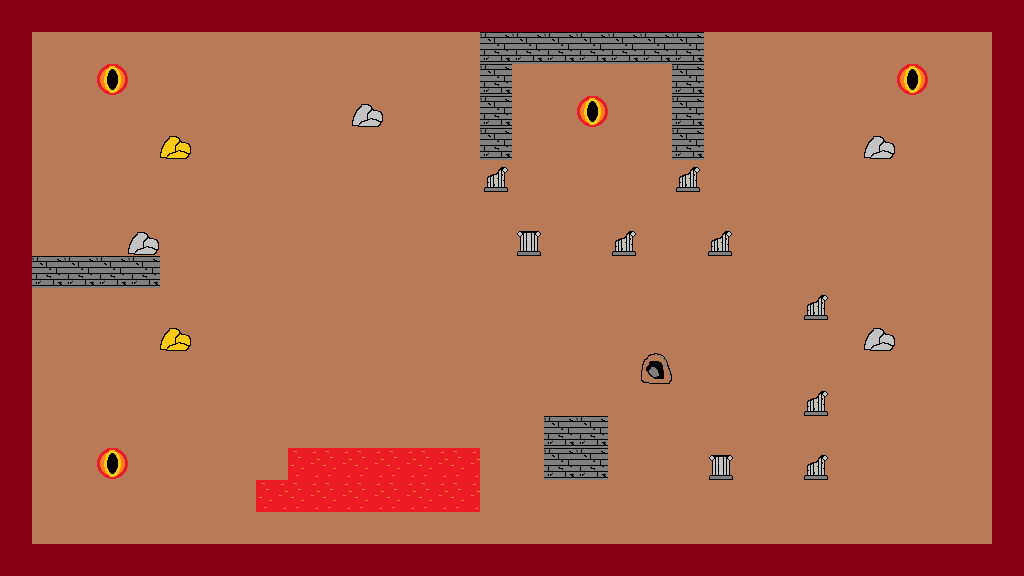

This is a level from a 2D game, rendered from its Tiled map with the project's own tilesets. A one-line summary and the map file follow, with tile-layer data summarised:
An orthogonal 32x18 tile map with 32x32 px tiles, 2 tile layers (Ground, Decoration) and 150 objects (117x WALL, 13x LAVA, 9x COLUMN, 6x GOLD, 4x PORTAL, ...).

<map version="1.0" orientation="orthogonal" renderorder="right-down" width="32" height="18" tilewidth="32" tileheight="32" nextobjectid="1674">
 <tileset firstgid="1" name="wildtileset" tilewidth="32" tileheight="32" tilecount="24" columns="12">
  <image source="wildtileset.png" width="384" height="64" />
 </tileset>
 <layer name="Ground" width="32" height="18">
  <data>[576 cells, 576 non-empty, 1 distinct tile ids]</data>
 </layer>
 <layer name="Decoration" width="32" height="18">
  <data>[576 cells, 150 non-empty, 9 distinct tile ids]</data>
 </layer>
 <objectgroup name="Collision">
  <object id="1500" name="wilderness_east;400;300" type="DOOR" x="639" y="352" width="33" height="32" />
  <object id="1525" name="Gold" type="GOLD" x="160.333" y="128.333" width="31" height="31.3333">
   <properties>
    <property name="isImmobile" type="bool" value="false" />
   </properties>
  </object>
  <object id="1526" name="Gold" type="GOLD" x="160.333" y="320.333" width="31" height="31.3333">
   <properties>
    <property name="isImmobile" type="bool" value="false" />
   </properties>
  </object>
  <object id="1527" name="Portal" type="PORTAL" x="95.667" y="63.667" width="32.6667" height="32">
   <properties>
    <property name="isImmobile" type="bool" value="true" />
   </properties>
  </object>
  <object id="1528" name="Portal" type="PORTAL" x="895.667" y="63.667" width="32.6667" height="32">
   <properties>
    <property name="isImmobile" type="bool" value="true" />
   </properties>
  </object>
  <object id="1529" name="Portal" type="PORTAL" x="575.667" y="95.667" width="32.6667" height="32">
   <properties>
    <property name="isImmobile" type="bool" value="true" />
   </properties>
  </object>
  <object id="1530" name="Portal" type="PORTAL" x="95.667" y="447.667" width="32.6667" height="32">
   <properties>
    <property name="isImmobile" type="bool" value="true" />
   </properties>
  </object>
  <object id="1531" name="Lava" type="LAVA" x="287.5" y="448" width="32" height="32" />
  <object id="1532" name="Lava" type="LAVA" x="319.5" y="448" width="32" height="32" />
  <object id="1533" name="Lava" type="LAVA" x="351.5" y="448" width="32" height="32" />
  <object id="1534" name="Lava" type="LAVA" x="383.5" y="448" width="32" height="32" />
  <object id="1535" name="Lava" type="LAVA" x="415.5" y="448" width="32" height="32" />
  <object id="1536" name="Lava" type="LAVA" x="447.5" y="448" width="32" height="32" />
  <object id="1537" name="Lava" type="LAVA" x="255.5" y="480" width="32" height="32" />
  <object id="1538" name="Lava" type="LAVA" x="287.5" y="480" width="32" height="32" />
  <object id="1539" name="Lava" type="LAVA" x="319.5" y="480" width="32" height="32" />
  <object id="1540" name="Lava" type="LAVA" x="351.5" y="480" width="32" height="32" />
  <object id="1541" name="Lava" type="LAVA" x="383.5" y="480" width="32" height="32" />
  <object id="1542" name="Lava" type="LAVA" x="415.5" y="480" width="32" height="32" />
  <object id="1543" name="Lava" type="LAVA" x="447.5" y="480" width="32" height="32" />
  <object id="1544" name="column" type="COLUMN" x="512" y="224" width="32" height="31" />
  <object id="1545" name="column" type="COLUMN" x="704" y="448" width="32" height="31" />
  <object id="1546" name="Wall" type="WALL" x="481" y="31" width="32" height="31" />
  <object id="1547" name="Wall" type="WALL" x="513" y="31" width="32" height="31" />
  <object id="1548" name="Wall" type="WALL" x="545" y="31" width="32" height="31" />
  <object id="1549" name="Wall" type="WALL" x="577" y="31" width="32" height="31" />
  <object id="1550" name="Wall" type="WALL" x="609" y="31" width="32" height="31" />
  <object id="1551" name="Wall" type="WALL" x="641" y="31" width="32" height="31" />
  <object id="1552" name="Wall" type="WALL" x="673" y="31" width="32" height="31" />
  <object id="1553" name="Wall" type="WALL" x="481" y="63" width="32" height="31" />
  <object id="1554" name="Wall" type="WALL" x="673" y="63" width="32" height="31" />
  <object id="1555" name="Wall" type="WALL" x="481" y="95" width="32" height="31" />
  <object id="1556" name="Wall" type="WALL" x="673" y="95" width="32" height="31" />
  <object id="1557" name="Wall" type="WALL" x="481" y="127" width="32" height="31" />
  <object id="1558" name="Wall" type="WALL" x="673" y="127" width="32" height="31" />
  <object id="1559" name="Wall" type="WALL" x="33" y="255" width="32" height="31" />
  <object id="1560" name="Wall" type="WALL" x="65" y="255" width="32" height="31" />
  <object id="1561" name="Wall" type="WALL" x="97" y="255" width="32" height="31" />
  <object id="1562" name="Wall" type="WALL" x="129" y="255" width="32" height="31" />
  <object id="1563" name="Wall" type="WALL" x="545" y="415" width="32" height="31" />
  <object id="1564" name="Wall" type="WALL" x="577" y="415" width="32" height="31" />
  <object id="1565" name="Wall" type="WALL" x="545" y="447" width="32" height="31" />
  <object id="1566" name="Wall" type="WALL" x="577" y="447" width="32" height="31" />
  <object id="1567" name="column" type="COLUMN" x="480" y="159.5" width="31.75" height="31" />
  <object id="1568" name="column" type="COLUMN" x="672" y="159.5" width="31.75" height="31" />
  <object id="1569" name="column" type="COLUMN" x="608" y="223.5" width="31.75" height="31" />
  <object id="1570" name="column" type="COLUMN" x="704" y="223.5" width="31.75" height="31" />
  <object id="1571" name="column" type="COLUMN" x="800" y="287.5" width="31.75" height="31" />
  <object id="1572" name="column" type="COLUMN" x="800" y="383.5" width="31.75" height="31" />
  <object id="1573" name="column" type="COLUMN" x="800" y="447.5" width="31.75" height="31" />
  <object id="1574" name="Gold" type="GOLD" x="353" y="95" width="32" height="32" />
  <object id="1575" name="Gold" type="GOLD" x="865" y="127" width="32" height="32" />
  <object id="1576" name="Gold" type="GOLD" x="129" y="223" width="32" height="32" />
  <object id="1577" name="Gold" type="GOLD" x="865" y="319" width="32" height="32" />
  <object id="1578" name="Wall" type="WALL" x="0" y="1" width="31" height="31" />
  <object id="1579" name="Wall" type="WALL" x="32" y="1" width="31" height="31" />
  <object id="1580" name="Wall" type="WALL" x="64" y="1" width="31" height="31" />
  <object id="1581" name="Wall" type="WALL" x="96" y="1" width="31" height="31" />
  <object id="1582" name="Wall" type="WALL" x="128" y="1" width="31" height="31" />
  <object id="1583" name="Wall" type="WALL" x="160" y="1" width="31" height="31" />
  <object id="1584" name="Wall" type="WALL" x="192" y="1" width="31" height="31" />
  <object id="1585" name="Wall" type="WALL" x="224" y="1" width="31" height="31" />
  <object id="1586" name="Wall" type="WALL" x="256" y="1" width="31" height="31" />
  <object id="1587" name="Wall" type="WALL" x="288" y="1" width="31" height="31" />
  <object id="1588" name="Wall" type="WALL" x="320" y="1" width="31" height="31" />
  <object id="1589" name="Wall" type="WALL" x="352" y="1" width="31" height="31" />
  <object id="1590" name="Wall" type="WALL" x="384" y="1" width="31" height="31" />
  <object id="1591" name="Wall" type="WALL" x="416" y="1" width="31" height="31" />
  <object id="1592" name="Wall" type="WALL" x="448" y="1" width="31" height="31" />
  <object id="1593" name="Wall" type="WALL" x="480" y="1" width="31" height="31" />
  <object id="1594" name="Wall" type="WALL" x="512" y="1" width="31" height="31" />
  <object id="1595" name="Wall" type="WALL" x="544" y="1" width="31" height="31" />
  <object id="1596" name="Wall" type="WALL" x="576" y="1" width="31" height="31" />
  <object id="1597" name="Wall" type="WALL" x="608" y="1" width="31" height="31" />
  <object id="1598" name="Wall" type="WALL" x="640" y="1" width="31" height="31" />
  </objectgroup>
</map>
<!-- 75 of 150 objects omitted -->
